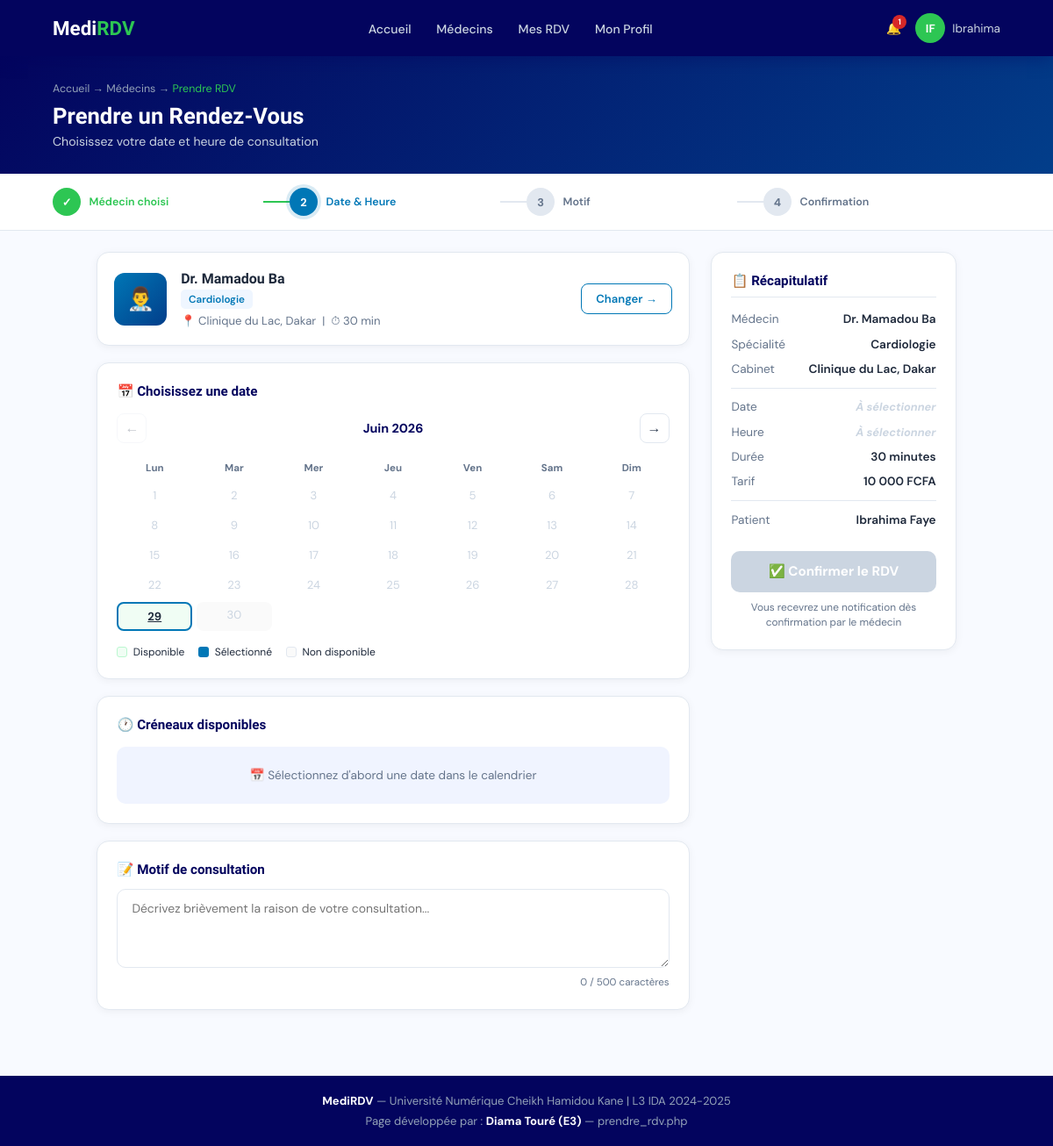
/pages/prendre_rdv.php?medecin=1 (signed in), run on the app's committed database.
### tables this page shows
CREATE TABLE IF NOT EXISTS `medecins` (
  `id` int NOT NULL AUTO_INCREMENT,
  `nom` varchar(100) NOT NULL,
  `prenom` varchar(100) NOT NULL,
  `email` varchar(150) NOT NULL,
  `mot_de_passe` varchar(255) NOT NULL,
  `specialite` varchar(100) NOT NULL,
  `num_ordre` varchar(50) NOT NULL,
  `cabinet` varchar(200) NOT NULL,
  `ville` varchar(100) NOT NULL,
  `telephone` varchar(20) DEFAULT NULL,
  `photo` varchar(255) DEFAULT NULL,
  `biographie` text,
  `statut` enum('en_attente','valide','refuse','suspendu') DEFAULT 'en_attente',
  `date_inscription` timestamp NULL DEFAULT CURRENT_TIMESTAMP,
  PRIMARY KEY (`id`),
  UNIQUE KEY `email` (`email`),
  UNIQUE KEY `num_ordre` (`num_ordre`)
);

CREATE TABLE IF NOT EXISTS `patients` (
  `id` int NOT NULL AUTO_INCREMENT,
  `nom` varchar(100) NOT NULL,
  `prenom` varchar(100) NOT NULL,
  `email` varchar(150) NOT NULL,
  `telephone` varchar(20) NOT NULL,
  `date_naissance` date NOT NULL,
  `groupe_sanguin` enum('A+','A-','B+','B-','AB+','AB-','O+','O-') DEFAULT NULL,
  `taille` decimal(5,2) DEFAULT NULL,
  `poids` decimal(5,2) DEFAULT NULL,
  `mot_de_passe` varchar(255) NOT NULL,
  `photo` varchar(255) DEFAULT NULL,
  `statut` enum('actif','suspendu','supprime') DEFAULT 'actif',
  `date_inscription` timestamp NULL DEFAULT CURRENT_TIMESTAMP,
  PRIMARY KEY (`id`),
  UNIQUE KEY `email` (`email`)
);

### pages/prendre_rdv.php (the view, shortened to what this page needs)
<?php
require_once __DIR__ . '/../includes/connexion.php';
$patient_id = $_SESSION['user_id'];
$medecin_id = (int)($_GET['medecin'] ?? $_POST['medecin_id'] ?? 0);
$stmt = $pdo->prepare("SELECT * FROM medecins WHERE id = :id AND statut = 'valide' LIMIT 1");
$stmt->execute([':id' => $medecin_id]);
$medecin = $stmt->fetch(PDO::FETCH_ASSOC);
$jours_fr_num = [1=>'lundi',2=>'mardi',3=>'mercredi',4=>'jeudi',5=>'vendredi',6=>'samedi',7=>'dimanche'];
$mois_fr = ['','Janvier','Février','Mars','Avril','Mai','Juin','Juillet','Août','Septembre','Octobre','Novembre','Décembre'];
$jours_court = ['Lun','Mar','Mer','Jeu','Ven','Sam','Dim'];
$stmt = $pdo->prepare("SELECT * FROM disponibilites WHERE id_medecin = :id AND actif = 1 ORDER BY FIELD(jour_semaine,'lundi','mardi','mercredi','jeudi','vendredi','samedi')");
$stmt->execute([':id' => $medecin_id]);
$dispos = $stmt->fetchAll(PDO::FETCH_ASSOC);
$jours_dispo = array_column($dispos, 'jour_semaine');
$today     = new DateTime();
$today->setTime(0,0,0);
$nav_month = (int)($_GET['mois'] ?? $today->format('n'));
$nav_year  = (int)($_GET['annee'] ?? $today->format('Y'));
$max_date = clone $today;
$max_date->modify('+3 months');
$cal_date = new DateTime("$nav_year-$nav_month-01");
$prev_month = (int)$cal_date->format('n') - 1;
$prev_year  = (int)$cal_date->format('Y');
$next_month = (int)$cal_date->format('n') + 1;
$next_year  = (int)$cal_date->format('Y');
$days_in_month = (int)$cal_date->format('t');
$date_sel = $_GET['date'] ?? '';
$creneaux_matin   = [];
$creneaux_apmidi  = [];
$date_sel_label   = '';
$heure_sel = $_GET['heure'] ?? '';
$stmt = $pdo->prepare("SELECT nom, prenom FROM patients WHERE id=:id");
$stmt->execute([':id'=>$patient_id]);
$patient = $stmt->fetch(PDO::FETCH_ASSOC);
$stmt = $pdo->prepare("SELECT COUNT(*) FROM notifications WHERE id_destinataire=:id AND type_user='patient' AND lu=0");
$stmt->execute([':id'=>$patient_id]);
$notif_count = (int)$stmt->fetchColumn();
$couleurs = [
    'Cardiologie'   => 'linear-gradient(135deg,#0077B6,#023E8A)',
    'Pediatrie'     => 'linear-gradient(135deg,#7209B7,#B5179E)',
    'Dermatologie'  => 'linear-gradient(135deg,#F77F00,#D62828)',
    'Gynecologie'   => 'linear-gradient(135deg,#006D77,#2DC653)',
    'Neurologie'    => 'linear-gradient(135deg,#3A0CA3,#7B2FBE)',
    'Ophtalmologie' => 'linear-gradient(135deg,#0096C7,#48CAE4)',
    'default'       => 'linear-gradient(135deg,#0077B6,#023E8A)',
];
$grad = $couleurs[$medecin['specialite']] ?? $couleurs['default'];
$tarifs = ['Cardiologie'=>'10 000','Pediatrie'=>'8 000','Dermatologie'=>'12 000',
           'Gynecologie'=>'9 000','Neurologie'=>'15 000','Ophtalmologie'=>'10 000','default'=>'10 000'];
$tarif = $tarifs[$medecin['specialite']] ?? $tarifs['default'];
$initiales = strtoupper(mb_substr($_SESSION['prenom'],0,1).mb_substr($_SESSION['nom']??'',0,1));
function jourDispo($year, $month, $day, $jours_dispo, $jours_fr_num, $today) {
    $dt = new DateTime("$year-$month-$day");
    if ($dt < $today) return 'past';
    $dow = (int)$dt->format('N');
    $nom = $jours_fr_num[$dow] ?? '';
    return in_array($nom, $jours_dispo) ? 'available' : 'unavailable';
}
?>
<!DOCTYPE html>
<html lang="fr">
<head>
</head>
<body>
<nav>
  <a href="../index.php" class="nav-logo">Medi<span>RDV</span></a>
  <ul class="nav-links" id="navLinks">
    <li><a href="../index.php">Accueil</a></li>
    <li><a href="liste_medecins.php">Médecins</a></li>
    <li><a href="mes_rdv.php">Mes RDV</a></li>
    <li><a href="profil_patient.php">Mon Profil</a></li>
  </ul>
  <div class="nav-right">
    <a href="notifications.php" class="notif-btn">
      🔔<?php if($notif_count>0):?><span class="notif-dot"><?=$notif_count?></span><?php endif;?>
    </a>
    <div class="nav-user">
      <div class="avatar-sm"><?=$initiales?></div>
      <span><?=htmlspecialchars($_SESSION['prenom']??'')?></span>
    </div>
  </div>
</nav>
<div class="page-hdr">
  <div class="breadcrumb">
    <a href="../index.php">Accueil</a> →
    <a href="liste_medecins.php">Médecins</a> →
    <span>Prendre RDV</span>
  </div>
  <h1>Prendre un Rendez-Vous</h1>
  <p>Choisissez votre date et heure de consultation</p>
</div>
<div class="steps-bar">
  <div class="step-item done">
    <div class="s-num">✓</div>
    <div class="s-lbl">Médecin choisi</div>
  </div>
  <div class="step-item <?= $date_sel ? 'done' : 'active' ?>">
    <div class="s-num"><?= $date_sel ? '✓' : '2' ?></div>
    <div class="s-lbl">Date & Heure</div>
  </div>
  <div class="step-item <?= ($date_sel && $heure_sel) ? 'active' : 'inactive' ?>">
    <div class="s-num">3</div>
    <div class="s-lbl">Motif</div>
  </div>
  <div class="step-item inactive">
    <div class="s-num">4</div>
    <div class="s-lbl">Confirmation</div>
  </div>
</div>
<form method="POST" action="prendre_rdv.php" id="rdvForm">
<div class="main">
  <div class="main-left">
    <div class="doctor-panel">
      <div class="doc-av" style="background:<?= $grad ?>">
        <?php if(!empty($medecin['photo']) && file_exists(__DIR__.'/../assets/img/'.$medecin['photo'])): ?>
          <img src="../assets/img/<?= htmlspecialchars($medecin['photo']) ?>" alt="Dr">
        <?php else: ?>
          👨‍⚕️
        <?php endif; ?>
      </div>
      <div class="doc-inf">
        <h4>Dr. <?= htmlspecialchars($medecin['prenom'].' '.$medecin['nom']) ?></h4>
        <span class="doc-spec"><?= htmlspecialchars($medecin['specialite']) ?></span>
        <p>📍 <?= htmlspecialchars($medecin['cabinet'].', '.$medecin['ville']) ?> &nbsp;|&nbsp; ⏱ 30 min</p>
      </div>
      <a href="liste_medecins.php" class="change-btn">Changer →</a>
    </div>
    <div class="cal-section">
      <h4>📅 Choisissez une date</h4>
      <div class="cal-nav">
        <?php
          $prev_url = "prendre_rdv.php?medecin=$medecin_id&mois=$prev_month&annee=$prev_year" . ($date_sel?"&date=$date_sel":'');
          $next_url = "prendre_rdv.php?medecin=$medecin_id&mois=$next_month&annee=$next_year" . ($date_sel?"&date=$date_sel":'');
          $can_prev = !($nav_year === (int)$today->format('Y') && $nav_month <= (int)$today->format('n'));
          $next_cal = new DateTime("$next_year-$next_month-01");
          $can_next = $next_cal <= $max_date;
        ?>
        <a href="<?= $can_prev ? $prev_url : '#' ?>" class="<?= $can_prev?'':'disabled'?>">←</a>
        <span><?= $mois_fr[$nav_month] . ' ' . $nav_year ?></span>
        <a href="<?= $can_next ? $next_url : '#' ?>" class="<?= $can_next?'':'disabled'?>">→</a>
      </div>
      <div class="cal-grid">
        <?php foreach ($jours_court as $jc): ?>
          <div class="cal-head"><?= $jc ?></div>
        <?php endforeach; ?>
        <?php for ($d = 1; $d <= $days_in_month; $d++):
          $date_str = sprintf('%04d-%02d-%02d', $nav_year, $nav_month, $d);
          $etat     = jourDispo($nav_year, $nav_month, $d, $jours_dispo, $jours_fr_num, $today);
          $is_today = ($date_str === $today->format('Y-m-d'));
          $is_sel   = ($date_str === $date_sel);
          $classes = 'cal-day';
          if ($is_sel) {
              $classes .= ' selected';
          } elseif ($etat === 'past') {
              $classes .= ' past';
          } elseif ($etat === 'available') {
              $classes .= ' available';
              if ($is_today) $classes .= ' today-mark';
          } else {
              $classes .= ($etat === 'past') ? ' past' : ' unavailable';
          }
          $url_day = ($etat === 'available' && !$is_sel)
            ? "prendre_rdv.php?medecin=$medecin_id&mois=$nav_month&annee=$nav_year&date=$date_str"
            : ($is_sel ? "prendre_rdv.php?medecin=$medecin_id&mois=$nav_month&annee=$nav_year" : '#');
        ?>
          <?php if ($etat === 'available'): ?>
            <a href="<?= $url_day ?>" class="<?= $classes ?>" title="<?= $date_str ?>"><?= $d ?></a>
          <?php else: ?>
            <div class="<?= $classes ?>"><?= $d ?></div>
          <?php endif; ?>
        <?php endfor; ?>
      </div>
      <div class="cal-legend">
        <span><span class="leg-dot" style="background:#F0FDF4;border:1px solid #BBF7D0"></span>Disponible</span>
        <span><span class="leg-dot" style="background:var(--blue)"></span>Sélectionné</span>
        <span><span class="leg-dot" style="background:#FAFAFA;border:1px solid var(--lgray)"></span>Non disponible</span>
      </div>
    </div>
    <div class="slots-section">
      <h4>🕐 Créneaux disponibles
      </h4>
      <?php if ($date_sel === ''): ?>
        <div class="select-date-msg">📅 Sélectionnez d'abord une date dans le calendrier</div>
      <?php elseif (empty($creneaux_matin) && empty($creneaux_apmidi)): ?>
        <div class="no-slots">😔 Aucun créneau disponible pour cette date. Essayez une autre date.</div>
      <?php endif; ?>
    </div>
    <div class="motif-section">
      <h4>📝 Motif de consultation</h4>
      <textarea name="motif" id="motifText" placeholder="Décrivez brièvement la raison de votre consultation..." maxlength="500" oninput="updateCount()"><?= htmlspecialchars($_POST['motif'] ?? '') ?></textarea>
      <div class="char-count"><span id="charCount">0</span> / 500 caractères</div>
    </div>
  </div>
  <div class="sidebar">
    <div class="summary-card">
      <h4>📋 Récapitulatif</h4>
      <div class="sum-row">
        <span class="label">Médecin</span>
        <span class="value">Dr. <?= htmlspecialchars($medecin['prenom'].' '.$medecin['nom']) ?></span>
      </div>
      <div class="sum-row">
        <span class="label">Spécialité</span>
        <span class="value"><?= htmlspecialchars($medecin['specialite']) ?></span>
      </div>
      <div class="sum-row">
        <span class="label">Cabinet</span>
        <span class="value"><?= htmlspecialchars($medecin['cabinet'].', '.$medecin['ville']) ?></span>
      </div>
      <hr class="sum-divider">
      <div class="sum-row">
        <span class="label">Date</span>
        <span class="value" style="color:var(--blue);font-weight:700" id="sum_date">
          <?= $date_sel ? $date_sel_label : '<span class="sum-placeholder">À sélectionner</span>' ?>
        </span>
      </div>
      <div class="sum-row">
        <span class="label">Heure</span>
        <span class="value" style="color:var(--blue);font-weight:700" id="sum_heure">
          <?= $heure_sel ? $heure_sel : '<span class="sum-placeholder">À sélectionner</span>' ?>
        </span>
      </div>
      <div class="sum-row">
        <span class="label">Durée</span>
        <span class="value">30 minutes</span>
      </div>
      <div class="sum-row">
        <span class="label">Tarif</span>
        <span class="value"><?= $tarif ?> FCFA</span>
      </div>
      <hr class="sum-divider">
      <div class="sum-row">
        <span class="label">Patient</span>
        <span class="value"><?= htmlspecialchars($patient['prenom'].' '.$patient['nom']) ?></span>
      </div>
      <button type="submit" class="confirm-btn" id="confirmBtn"
              <?= ($date_sel && $heure_sel) ? '' : 'disabled' ?>>
        ✅ Confirmer le RDV
      </button>
      <div class="confirm-note">Vous recevrez une notification dès confirmation par le médecin</div>
    </div>
  </div>
</div>
</form>
<footer>
  <p><strong>MediRDV</strong> — Université Numérique Cheikh Hamidou Kane | L3 IDA 2024-2025</p>
  <p style="margin-top:.4rem">Page développée par : <strong>Diama Touré (E3)</strong> — prendre_rdv.php</p>
</footer>
</body>
</html>

### data on the page
medecins: prenom+nom "Mamadou Ba", specialite "Cardiologie", cabinet+ville "Clinique du Lac, Dakar", specialite "10 000"
patients: prenom+nom "Ibrahima Faye"

### other printed values
$notif_count "1"
$initiales "IF"
$_SESSION['prenom'] "Ibrahima"
$nav_year "2026"
$jc "Lun"
$jc "Mar"
$jc "Mer"
$jc "Jeu"
$jc "Ven"
$jc "Sam"
$jc "Dim"
